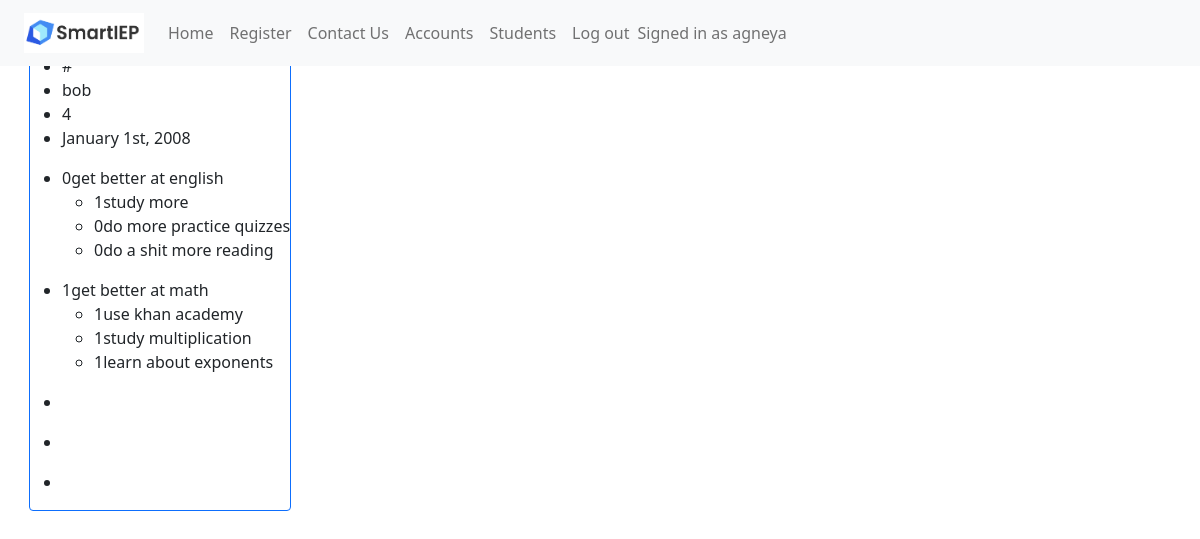
The page /students (signed in) on the database its author committed.
### app.py (models this page shows, shortened)
class Accounts(UserMixin, db.Model):
	__tablename__ = 'accounts'
	account_id = db.Column(db.Integer, primary_key=True)
	callname = db.Column(db.String(200),nullable=False)
	username = db.Column(db.String(200),nullable=False)
	password = db.Column(db.String(200),nullable=False)

class Students(db.Model):
	__tablename__ = 'students'
	student_id = db.Column(db.Integer, primary_key=True)
	name = db.Column(db.String(200),nullable=False)
	grade = db.Column(db.Integer)
	dateofbirth = db.Column(db.String(200),nullable=False)
	tasks = db.Column(db.String(500),nullable=False)

### app.py (the view)
@main.route("/students")
@login_required
def students():
	students = Students.query.all()
	return render_template('students.html',students=students)

### app.py (called while the page is built)
@login_manager.user_loader
def load_user(account_id):
    return Accounts.query.get(int(account_id))

@app.context_processor
def utility_processor():
	def parse_tasks(newData):
		tasks1 = []
		tasks2 = []
		tasks3 = []
		tasks4 = []
		tasks5 = []
		goalArrays = [tasks1,tasks2,tasks3,tasks4,tasks5]
		parts = newData[:-1].split(";")
		counter = 0
		for part in parts:
			if part[1] == "[":
				part = re.sub("\[.*?\]","[]",part)
				part = part.replace("[","").replace("]","")
				goalArrays[counter].append(part)
				counter = counter + 1
		for part in parts:
			if part[1] == "(":
				goalKey = int(part[part.find("(")+1:part.find(")")])
				part = re.sub("\(.*?\)","()",part)
				part = part.replace("(","").replace(")","")
				goalArrays[goalKey].append(part)
		return goalArrays
	return dict(parse_tasks=parse_tasks)

### templates/students.html (shortened to what this page needs)
<!DOCTYPE html>
<html lang="en">
    <head>
        <link href="https://cdn.jsdelivr.net/npm/bootstrap@5.0.2/dist/css/bootstrap.min.css" rel="stylesheet">
    </head>
    <header>
      {% include 'nav.html' %}
    </header>
    <body>
        <div class="content">
            {% for student in students %}
                <div class="m-4 border border-primary rounded">
                    <ul>
                        <li>#{{ student.account_id }}</li>
                        <li>{{ student.name }}</li>
                        <li>{{ student.grade }}</li>
                        <li>{{ student.dateofbirth }}</li>
                    </ul>
                    {% for taskarr in parse_tasks(student.tasks) %}
                        <ul>
                            <li>{{ taskarr[0] }}</li>
                                <ul>
                                    {% set counter = 1%}
                                    {% for objective in taskarr[1:] %}
                                        <li>{{ taskarr[loop.index] }}</li>
                                    {% endfor %}
                                </ul>
                        </ul>
                    {% endfor %}
                </div>
            {% endfor %}
        </div>
    </body>
</html>

### templates/nav.html
<nav class="px-4 navbar fixed-top navbar-expand-lg navbar-light bg-light">
    <a class="navbar-brand" href="/"><img src="static\smartieplogo.png" width="120" height="40"></a>
    <div>
      <ul class="navbar-nav mr-auto">
        <li class="nav-item active">
          <a class="nav-link" href="/signin">Home</a>
        </li>
        <li class="nav-item">
          <a class="nav-link" href="/register">Register</a>
        </li>
        <li class="nav-item">
          <a class="nav-link" href="/contactus">Contact Us</a>
        </li>
        {% if current_user.is_authenticated %}
        <li class="nav-item">
          <a class="nav-link" href="/accounts">Accounts</a>
        </li>
        <li class="nav-item">
          <a class="nav-link" href="/students">Students</a>
        </li>
        <li class="nav-item">
          <a class="nav-link" href="/logout">Log out</a>
        </li>
        <span class="navbar-text navbar-right">
          Signed in as {{ current_user.callname }}
        </span>
      </ul>
        {% endif %}
    </div>
  </nav>

### templates/students.html (style rules this page uses)
.content { margin: 5px; width: 100%; display: flex; flex-direction: row; flex-wrap: wrap; }

### rows shown on the page
Accounts: callname "agneya"
Students: name "bob", grade "4", dateofbirth "January 1st, 2008", taskarr "0get better at english" "1get better at math", taskarr "1study more" "0do more practice quizzes" "0do a shit more reading" "1use khan academy" "1study multiplication" "1learn about exponents"
